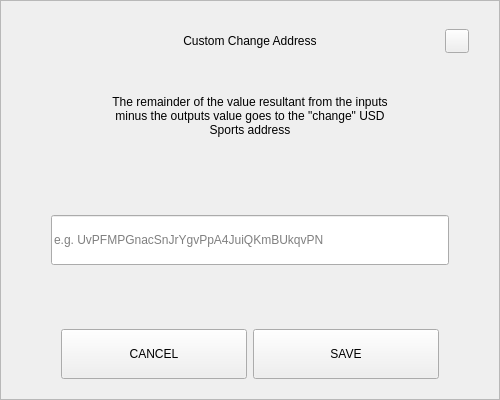
<?xml version="1.0" encoding="UTF-8"?>
<ui version="4.0">
 <class>SendChangeAddressDialog</class>
 <widget class="QDialog" name="SendChangeAddressDialog">
  <property name="geometry">
   <rect>
    <x>0</x>
    <y>0</y>
    <width>500</width>
    <height>400</height>
   </rect>
  </property>
  <property name="windowTitle">
   <string>Dialog</string>
  </property>
  <layout class="QVBoxLayout" name="verticalLayout">
   <property name="spacing">
    <number>0</number>
   </property>
   <property name="leftMargin">
    <number>0</number>
   </property>
   <property name="topMargin">
    <number>0</number>
   </property>
   <property name="rightMargin">
    <number>0</number>
   </property>
   <property name="bottomMargin">
    <number>0</number>
   </property>
   <item>
    <widget class="QFrame" name="frame">
     <property name="styleSheet">
      <string notr="true"/>
     </property>
     <property name="frameShape">
      <enum>QFrame::StyledPanel</enum>
     </property>
     <property name="frameShadow">
      <enum>QFrame::Raised</enum>
     </property>
     <layout class="QVBoxLayout" name="verticalLayout_2" stretch="0,0,0,0,0,0,0">
      <property name="spacing">
       <number>0</number>
      </property>
      <property name="leftMargin">
       <number>30</number>
      </property>
      <property name="topMargin">
       <number>20</number>
      </property>
      <property name="rightMargin">
       <number>30</number>
      </property>
      <property name="bottomMargin">
       <number>20</number>
      </property>
      <item>
       <layout class="QHBoxLayout" name="horizontalLayout_3">
        <property name="spacing">
         <number>0</number>
        </property>
        <item>
         <spacer name="horizontalSpacer_2">
          <property name="orientation">
           <enum>Qt::Horizontal</enum>
          </property>
          <property name="sizeHint" stdset="0">
           <size>
            <width>40</width>
            <height>20</height>
           </size>
          </property>
         </spacer>
        </item>
        <item>
         <widget class="QLabel" name="labelTitle">
          <property name="minimumSize">
           <size>
            <width>0</width>
            <height>40</height>
           </size>
          </property>
          <property name="maximumSize">
           <size>
            <width>16777215</width>
            <height>40</height>
           </size>
          </property>
          <property name="styleSheet">
           <string notr="true">padding-left:24px;</string>
          </property>
          <property name="text">
           <string>Custom Change Address</string>
          </property>
          <property name="alignment">
           <set>Qt::AlignCenter</set>
          </property>
          <property name="margin">
           <number>7</number>
          </property>
         </widget>
        </item>
        <item>
         <spacer name="horizontalSpacer">
          <property name="orientation">
           <enum>Qt::Horizontal</enum>
          </property>
          <property name="sizeHint" stdset="0">
           <size>
            <width>40</width>
            <height>20</height>
           </size>
          </property>
         </spacer>
        </item>
        <item>
         <widget class="QPushButton" name="btnEsc">
          <property name="minimumSize">
           <size>
            <width>24</width>
            <height>24</height>
           </size>
          </property>
          <property name="maximumSize">
           <size>
            <width>24</width>
            <height>24</height>
           </size>
          </property>
          <property name="focusPolicy">
           <enum>Qt::NoFocus</enum>
          </property>
          <property name="text">
           <string/>
          </property>
         </widget>
        </item>
       </layout>
      </item>
      <item>
       <spacer name="verticalSpacer_2">
        <property name="orientation">
         <enum>Qt::Vertical</enum>
        </property>
        <property name="sizeType">
         <enum>QSizePolicy::Fixed</enum>
        </property>
        <property name="sizeHint" stdset="0">
         <size>
          <width>20</width>
          <height>20</height>
         </size>
        </property>
       </spacer>
      </item>
      <item alignment="Qt::AlignHCenter">
       <widget class="QLabel" name="labelMessage">
        <property name="minimumSize">
         <size>
          <width>0</width>
          <height>70</height>
         </size>
        </property>
        <property name="text">
         <string>The remainder of the value resultant from the inputs minus the outputs value goes to the &quot;change&quot; USD Sports address</string>
        </property>
        <property name="alignment">
         <set>Qt::AlignCenter</set>
        </property>
        <property name="wordWrap">
         <bool>true</bool>
        </property>
       </widget>
      </item>
      <item>
       <spacer name="verticalSpacer_3">
        <property name="orientation">
         <enum>Qt::Vertical</enum>
        </property>
        <property name="sizeHint" stdset="0">
         <size>
          <width>20</width>
          <height>40</height>
         </size>
        </property>
       </spacer>
      </item>
      <item>
       <layout class="QHBoxLayout" name="horizontalLayout_2">
        <property name="spacing">
         <number>0</number>
        </property>
        <property name="leftMargin">
         <number>20</number>
        </property>
        <property name="rightMargin">
         <number>20</number>
        </property>
        <item>
         <widget class="QLineEdit" name="lineEditAddress">
          <property name="minimumSize">
           <size>
            <width>0</width>
            <height>50</height>
           </size>
          </property>
          <property name="placeholderText">
           <string notr="true">e.g. UvPFMPGnacSnJrYgvPpA4JuiQKmBUkqvPN</string>
          </property>
         </widget>
        </item>
       </layout>
      </item>
      <item>
       <spacer name="verticalSpacer">
        <property name="orientation">
         <enum>Qt::Vertical</enum>
        </property>
        <property name="sizeHint" stdset="0">
         <size>
          <width>20</width>
          <height>40</height>
         </size>
        </property>
       </spacer>
      </item>
      <item>
       <layout class="QHBoxLayout" name="horizontalLayout" stretch="2,2">
        <property name="spacing">
         <number>6</number>
        </property>
        <property name="leftMargin">
         <number>30</number>
        </property>
        <property name="rightMargin">
         <number>30</number>
        </property>
        <item>
         <widget class="QPushButton" name="btnCancel">
          <property name="minimumSize">
           <size>
            <width>180</width>
            <height>50</height>
           </size>
          </property>
          <property name="focusPolicy">
           <enum>Qt::NoFocus</enum>
          </property>
          <property name="text">
           <string>CANCEL</string>
          </property>
         </widget>
        </item>
        <item>
         <widget class="QPushButton" name="btnSave">
          <property name="minimumSize">
           <size>
            <width>180</width>
            <height>50</height>
           </size>
          </property>
          <property name="focusPolicy">
           <enum>Qt::NoFocus</enum>
          </property>
          <property name="text">
           <string>SAVE</string>
          </property>
         </widget>
        </item>
       </layout>
      </item>
     </layout>
    </widget>
   </item>
  </layout>
 </widget>
 <resources/>
 <connections/>
</ui>
